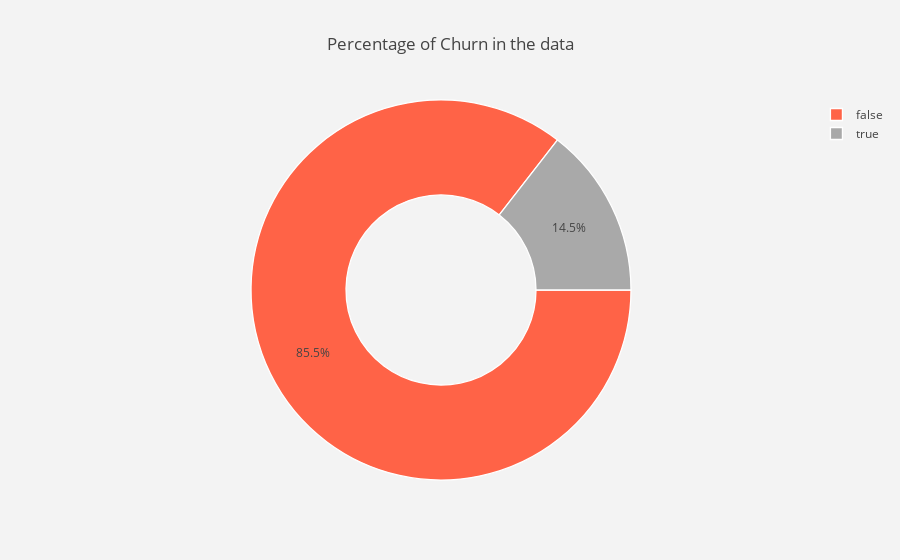

Source (notebook cell):
### Markdown cell above
## <font color='green'>Exploratory Analysis </font>

### Code cell
#percange of customer that churned 
lab = telcom_data["churn"].value_counts().keys().tolist()
val = telcom_data["churn"].value_counts().values.tolist()

trace = go.Pie(labels = lab ,
               values = val ,
               marker = dict(colors =  [ 'tomato' ,'Darkgrey'],
                             line = dict(color = "white",
                                         width =  1.3)
                            ),
               rotation = 90,
               hoverinfo = "label+value+text",
               hole = .5
              )
layout = go.Layout(dict(title = "Percentage of Churn in the data",
                        plot_bgcolor  = "rgb(243,243,243)",
                        paper_bgcolor = "rgb(243,243,243)",
                       )
                  )

data = [trace]
fig = go.Figure(data = data,layout = layout)
py.iplot(fig)

### Figure 1 — Plotly figure (JSON) as saved in the notebook; plotly's stock layout.template omitted (floating-point values rounded to 4 significant figures)
{"data": [{"hole": 0.5, "hoverinfo": "label+value+text", "labels": [false, true], "marker": {"colors": ["tomato", "Darkgrey"], "line": {"color": "white", "width": 1.3}}, "rotation": 90, "type": "pie", "uid": "572b9c72-d48b-4912-be76-704c3f4e77b1", "values": [2850, 483]}], "layout": {"paper_bgcolor": "rgb(243,243,243)", "plot_bgcolor": "rgb(243,243,243)", "title": {"text": "Percentage of Churn in the data"}}}
